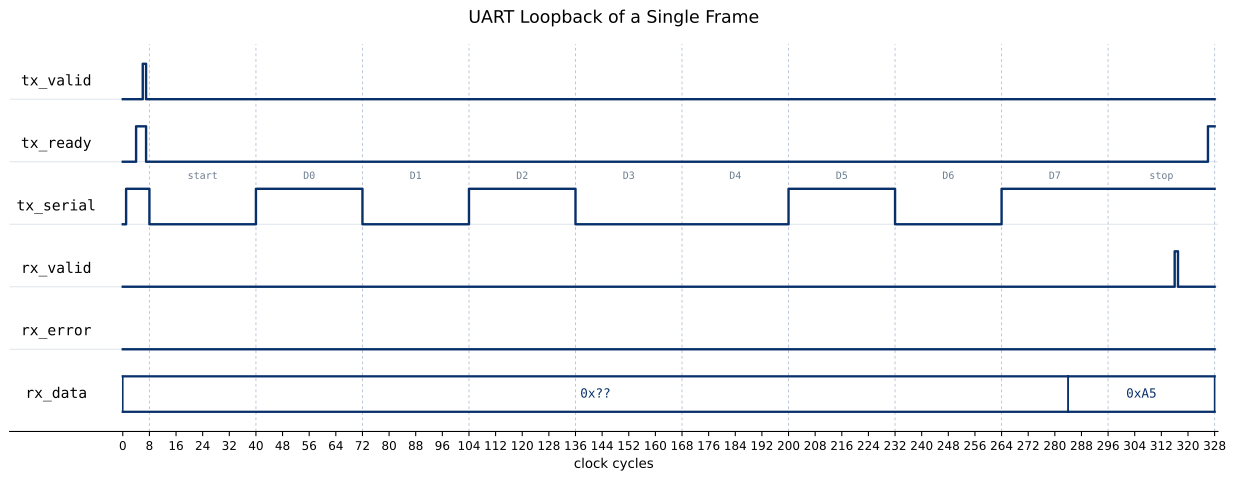

This figure's Python source:
# Renders loopback_waveform.svg (the README waveform) from a simulation CSV, wave.csv
# Regenerate the whole figure from the repo root:
#   iverilog -g2012 -s wave_tb -o wave.vvp rtl/*.sv docs/wave_tb.sv && vvp wave.vvp
#   python3 docs/loopback_waveform.py
import csv
import matplotlib
matplotlib.use('Agg')
import matplotlib.pyplot as plt

rows = list(csv.DictReader(open('wave.csv')))
def _si(s):
    s = s.strip()
    return int(s) if s.lstrip('-').isdigit() else -1  # -1 = unknown (x/z)
def col(n): return [_si(r[n]) for r in rows]
txv, txr, txs = col('tx_valid'), col('tx_ready'), col('tx_serial')
rxv, rxe, rxd = col('rx_valid'), col('rx_error'), col('rx_data')
N = len(rows)

# Window: a few cycles before tx_valid to a few after rx_valid
first_txv = next((i for i, v in enumerate(txv) if v == 1), 0)
rxv_idx = next((i for i, v in enumerate(rxv) if v == 1), N - 1)
a = max(0, first_txv - 6)
b = min(N, rxv_idx + 12)
x = list(range(a, b + 1))

bits = [('tx_valid', txv), ('tx_ready', txr), ('tx_serial', txs),
        ('rx_valid', rxv), ('rx_error', rxe)]
nlanes = len(bits) + 1  # + rx_data bus
lane_h, gap = 0.72, 0.55
pitch = lane_h + gap

fig, ax = plt.subplots(figsize=(13, 0.62 * nlanes + 1.4))
SIG, GREY = '#08306b', '#dfe6ee'

def base_of(lane_from_top):
    return (nlanes - 1 - lane_from_top) * pitch

for i, (name, vals) in enumerate(bits):
    base = base_of(i)
    seg = vals[a:b] + [vals[b - 1]]
    ax.axhline(base, color=GREY, lw=0.8, zorder=0)
    ax.step(x, [base + max(v, 0) * lane_h for v in seg], where='post', color=SIG, lw=1.8, zorder=3)
    ax.text(a - 20, base + lane_h / 2, name, ha='center', va='center',
            fontsize=11, family='monospace')

# rx_data as a bus lane (bottom)
base = base_of(nlanes - 1)
top, bot = base + lane_h, base
ax.text(a - 20, base + lane_h / 2, 'rx_data', ha='center', va='center',
        fontsize=11, family='monospace')
seg_start = a
for i in range(a + 1, b + 1):
    if i == b or rxd[i] != rxd[i - 1]:
        val = rxd[seg_start]
        ax.plot([seg_start, i], [top, top], color=SIG, lw=1.7, zorder=3)
        ax.plot([seg_start, i], [bot, bot], color=SIG, lw=1.7, zorder=3)
        ax.plot([seg_start, seg_start], [bot, top], color=SIG, lw=1.2, zorder=3)
        ax.plot([i, i], [bot, top], color=SIG, lw=1.2, zorder=3)
        if i - seg_start >= 4:
            label = "0x??" if val < 0 else f"0x{val:02X}"
            ax.text((seg_start + i) / 2, base + lane_h / 2, label,
                    ha='center', va='center', fontsize=9.5, family='monospace', color=SIG)
        seg_start = i

# Annotate the tx_serial frame fields (start / D0..D7 / stop)
CPB = 32  # Clocks per bit in this scaled demo
ts_base = base_of(2)
start_idx = next((i for i in range(a + 1, b) if txs[i] == 0 and txs[i - 1] == 1), None)
if start_idx is not None:
    fields = ['start', 'D0', 'D1', 'D2', 'D3', 'D4', 'D5', 'D6', 'D7', 'stop']
    for k, lab in enumerate(fields):
        x0 = start_idx + k * CPB
        ax.axvline(x0, color='#b7c4d4', lw=0.7, ls=(0, (3, 3)), zorder=1)
        ax.text(x0 + CPB / 2, ts_base + lane_h + 0.16, lab, ha='center', va='bottom',
                fontsize=7.5, color='#6b7d90', family='monospace')
    ax.axvline(start_idx + 10 * CPB, color='#b7c4d4', lw=0.7, ls=(0, (3, 3)), zorder=1)

ax.set_xlim(a - 34, b + 1)
ax.set_ylim(-0.4, base_of(0) + lane_h + 0.4)
ax.set_yticks([])
ax.set_xlabel('clock cycles', fontsize=10)
xt = list(range(a, b + 1, 8))
ax.set_xticks(xt)
ax.set_xticklabels([str(t - a) for t in xt], fontsize=9)
for s in ('top', 'right', 'left'):
    ax.spines[s].set_visible(False)
ax.set_title('UART Loopback of a Single Frame', fontsize=13, pad=16)
plt.tight_layout()
plt.savefig('loopback_waveform.svg', bbox_inches='tight', facecolor='white')
print('wrote loopback_waveform.svg; window cycles', a, '..', b, 'rx_valid at', rxv_idx)
